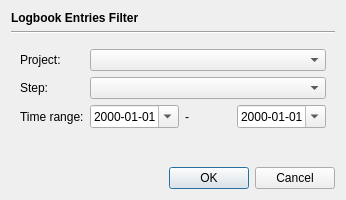
<?xml version="1.0" encoding="UTF-8"?>
<ui version="4.0">
 <class>LogbookFilter1Dialog</class>
 <widget class="QDialog" name="LogbookFilter1Dialog">
  <property name="geometry">
   <rect>
    <x>0</x>
    <y>0</y>
    <width>346</width>
    <height>200</height>
   </rect>
  </property>
  <property name="windowTitle">
   <string>Dialog</string>
  </property>
  <layout class="QVBoxLayout" name="verticalLayout">
   <item>
    <widget class="QLabel" name="label">
     <property name="font">
      <font>
       <bold>true</bold>
      </font>
     </property>
     <property name="text">
      <string>Logbook Entries Filter</string>
     </property>
    </widget>
   </item>
   <item>
    <widget class="Line" name="line">
     <property name="orientation">
      <enum>Qt::Orientation::Horizontal</enum>
     </property>
    </widget>
   </item>
   <item>
    <widget class="QWidget" name="widget" native="true">
     <layout class="QGridLayout" name="gridLayout">
      <item row="2" column="0">
       <widget class="QLabel" name="label_4">
        <property name="text">
         <string>Time range:</string>
        </property>
       </widget>
      </item>
      <item row="2" column="1">
       <widget class="QDateEdit" name="fromField">
        <property name="displayFormat">
         <string>yyyy-MM-dd</string>
        </property>
        <property name="calendarPopup">
         <bool>true</bool>
        </property>
       </widget>
      </item>
      <item row="1" column="0">
       <widget class="QLabel" name="label_3">
        <property name="text">
         <string>Step:</string>
        </property>
       </widget>
      </item>
      <item row="2" column="2">
       <widget class="QLabel" name="label_5">
        <property name="text">
         <string>-</string>
        </property>
       </widget>
      </item>
      <item row="0" column="0">
       <widget class="QLabel" name="label_2">
        <property name="text">
         <string>Project:</string>
        </property>
       </widget>
      </item>
      <item row="2" column="3">
       <widget class="QDateEdit" name="toField">
        <property name="displayFormat">
         <string>yyyy-MM-dd</string>
        </property>
        <property name="calendarPopup">
         <bool>true</bool>
        </property>
       </widget>
      </item>
      <item row="1" column="1" colspan="3">
       <widget class="QComboBox" name="stepBox"/>
      </item>
      <item row="0" column="1" colspan="3">
       <widget class="QComboBox" name="projectBox">
        <property name="sizePolicy">
         <sizepolicy hsizetype="Preferred" vsizetype="Fixed">
          <horstretch>1</horstretch>
          <verstretch>0</verstretch>
         </sizepolicy>
        </property>
       </widget>
      </item>
     </layout>
    </widget>
   </item>
   <item>
    <spacer name="verticalSpacer">
     <property name="orientation">
      <enum>Qt::Orientation::Vertical</enum>
     </property>
     <property name="sizeHint" stdset="0">
      <size>
       <width>20</width>
       <height>40</height>
      </size>
     </property>
    </spacer>
   </item>
   <item>
    <widget class="QDialogButtonBox" name="buttonBox">
     <property name="orientation">
      <enum>Qt::Orientation::Horizontal</enum>
     </property>
     <property name="standardButtons">
      <set>QDialogButtonBox::StandardButton::Cancel|QDialogButtonBox::StandardButton::Ok</set>
     </property>
    </widget>
   </item>
  </layout>
 </widget>
 <tabstops>
  <tabstop>projectBox</tabstop>
  <tabstop>stepBox</tabstop>
  <tabstop>fromField</tabstop>
  <tabstop>toField</tabstop>
 </tabstops>
 <resources/>
 <connections>
  <connection>
   <sender>buttonBox</sender>
   <signal>accepted()</signal>
   <receiver>LogbookFilter1Dialog</receiver>
   <slot>accept()</slot>
   <hints>
    <hint type="sourcelabel">
     <x>248</x>
     <y>254</y>
    </hint>
    <hint type="destinationlabel">
     <x>157</x>
     <y>274</y>
    </hint>
   </hints>
  </connection>
  <connection>
   <sender>buttonBox</sender>
   <signal>rejected()</signal>
   <receiver>LogbookFilter1Dialog</receiver>
   <slot>reject()</slot>
   <hints>
    <hint type="sourcelabel">
     <x>316</x>
     <y>260</y>
    </hint>
    <hint type="destinationlabel">
     <x>286</x>
     <y>274</y>
    </hint>
   </hints>
  </connection>
 </connections>
</ui>
